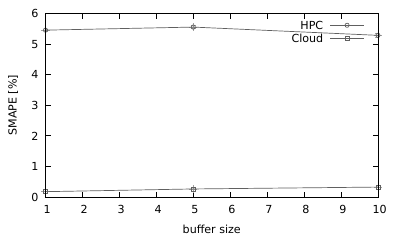

Write gnuplot code to recreate this figure.
#set term png size 800,400
#set output 'by-buffersize-smape.png'

set terminal pdf size 4,2.4
set output 'by-buffersize-smape.pdf'

#x axis formatting
set xlabel 'buffer size'

#y axis formatting
set ylabel 'SMAPE [%]'

# styles
set style line 1 \
    linecolor rgb '#606060' \
    linetype 1 linewidth 1.0 \
    pointtype 6 pointsize 0.5
set style line 2 \
    linecolor rgb '#606060' \
    linetype 1 linewidth 1.0 \
    pointtype 4 pointsize 0.5
set style line 3 \
    linecolor rgb '#A0A0A0' \
    linetype 1 linewidth 1

set autoscale

plot \
    "by-buffersize-smape-hpc.csv" using 1:2:3 with errorbars ls 3 notitle, "" using 1:2 with linespoints ls 1 title 'HPC', \
    "by-buffersize-smape-uninet.csv" using 1:2:3 with errorbars ls 3 notitle, "" using 1:2 with linespoints ls 2 title 'Cloud'
